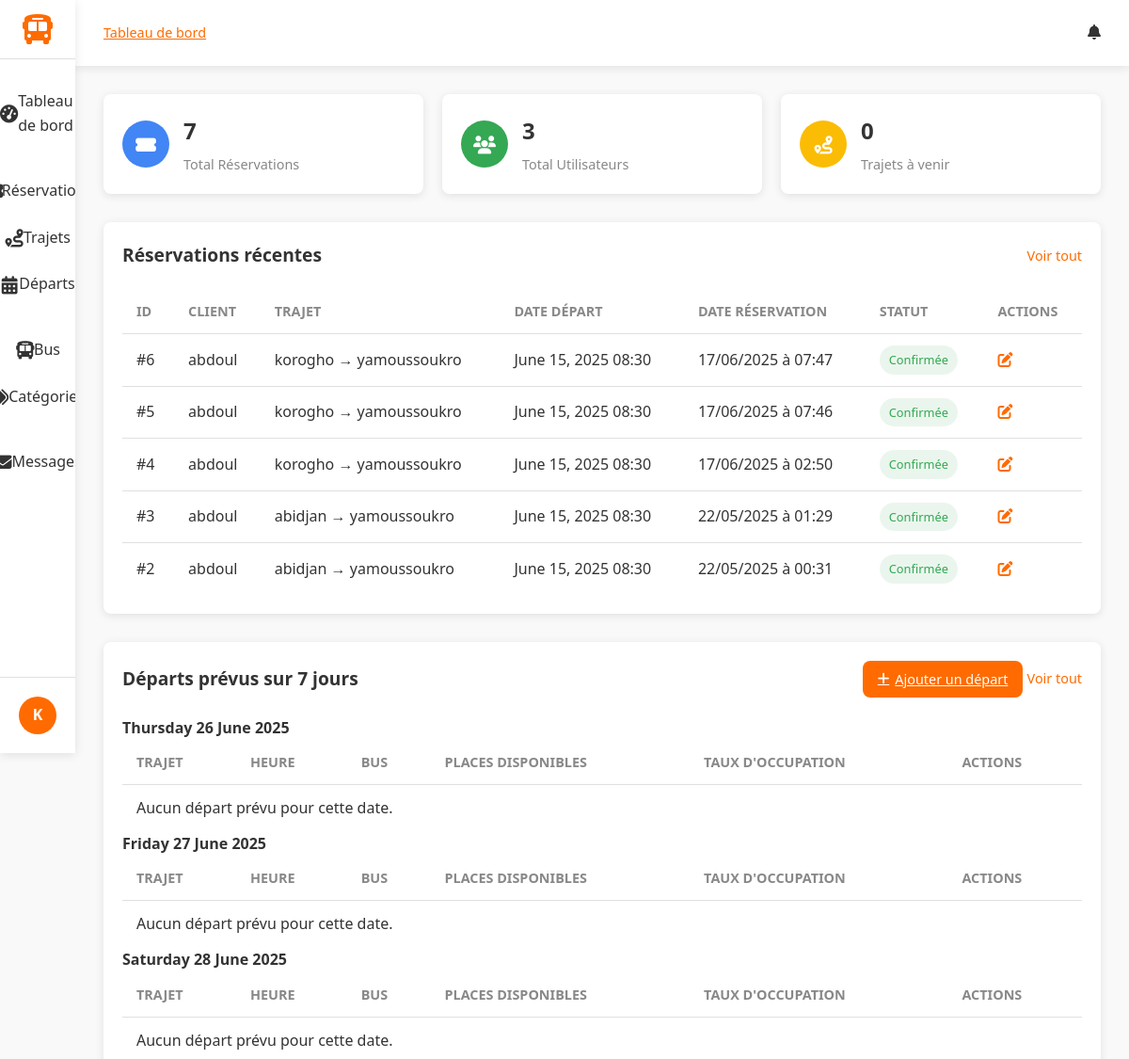
The page /dashboard/ (signed in, upper part) on the database as committed earlier.
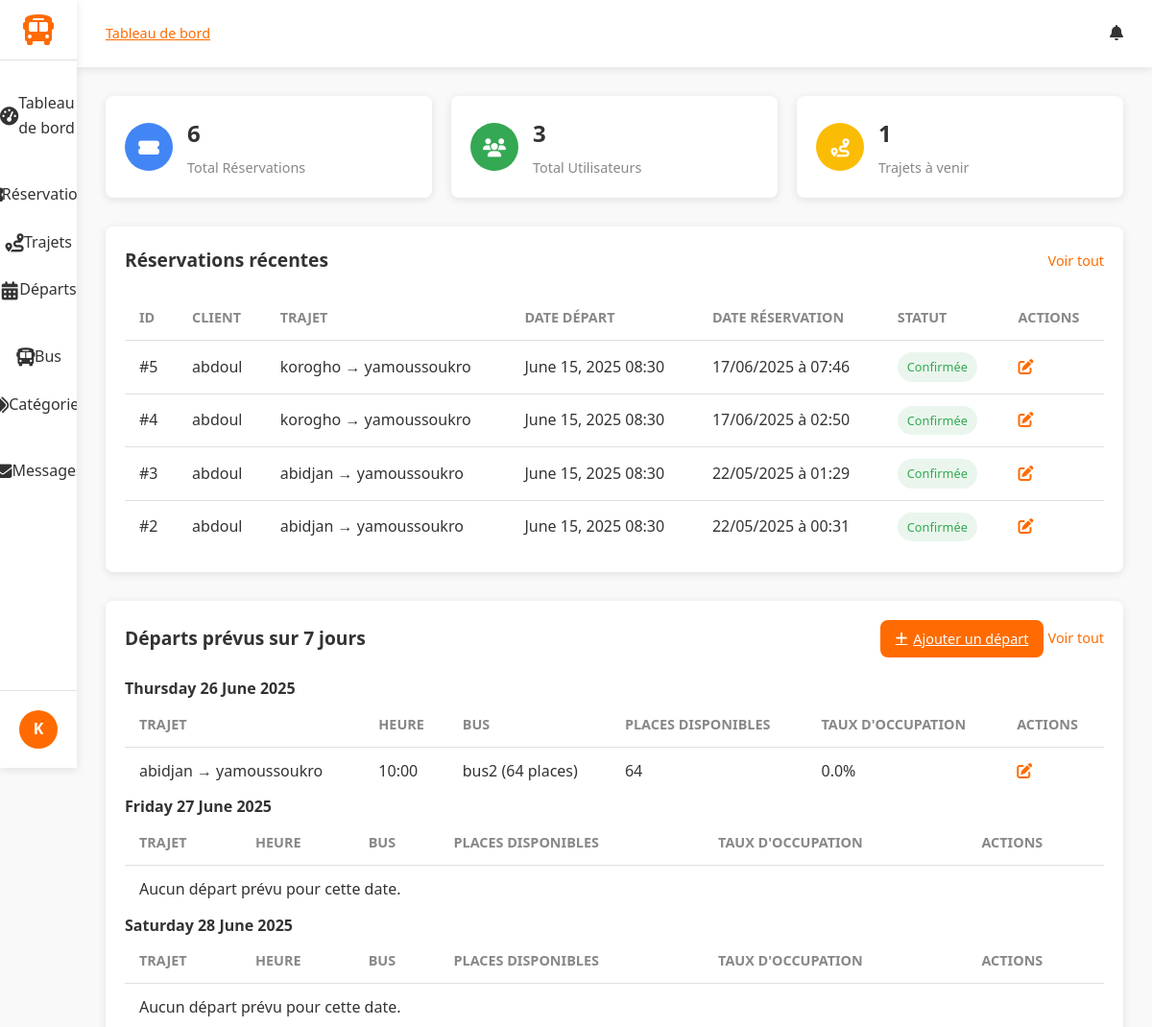
The same page on the database as committed later.
### reservations/models.py (models this page shows, shortened)
class Reservation(models.Model):
    STATUS_CHOICES = [
        ('P', 'En attente'),
        ('C', 'Confirmée'),
        ('X', 'Annulée'),
    ]
    user = models.ForeignKey(settings.AUTH_USER_MODEL, on_delete=models.CASCADE)
    departure = models.ForeignKey(Departure, on_delete=models.CASCADE)
    status = models.CharField(max_length=1, choices=STATUS_CHOICES, default='P')
    booked_at = models.DateTimeField(auto_now_add=True)

### accounts/models.py (models this page shows, shortened)
class CustomUser(AbstractUser):
    """
    Modèle utilisateur personnalisé. Hérite de AbstractUser (nom d'utilisateur, email, etc.).
    Nous pourrions ajouter des champs ici (par ex. is_client), mais utilisons la version minimale.
    """

### trips/models.py (models this page shows, shortened)
class Departure(models.Model):
    trip = models.ForeignKey(Trip, on_delete=models.CASCADE)
    bus = models.ForeignKey(Bus, on_delete=models.CASCADE)
    date = models.DateField()
    time = models.TimeField()
    is_active = models.BooleanField(default=True)
    class Meta:
        ordering = ['date', 'time']  # Tri par défaut par date puis heure

class Trip(models.Model):
    origin = models.CharField(max_length=100)       # Ville de départ
    destination = models.CharField(max_length=100)  # Ville d'arrivée
    category = models.ForeignKey(Category, on_delete=models.CASCADE)
    description = models.TextField(blank=True)
    price = models.DecimalField(max_digits=10, decimal_places=2, default=0)  # Prix du trajet

class Bus(models.Model):
    name = models.CharField(max_length=100)
    capacity = models.PositiveIntegerField()

### gareci_admin/views.py (the view)
# urls.py: path('', DashboardView.as_view(), name='index'),  # Page d'accueil du dashboard (tableau de bord complet)
class DashboardView(StaffRequiredMixin, TemplateView):
    template_name = 'dashboard/dashboard.html'
    def get_context_data(self, **kwargs):
        context = super().get_context_data(**kwargs)
        today = timezone.now().date()
        CustomUser = get_user_model()
        context['empty'] = []  # Liste vide pour le filtre default_if_none
        context['total_reservations'] = Reservation.objects.count()
        context['total_users'] = CustomUser.objects.count()
        end_date = today + timedelta(days=7)
        upcoming_departures = Departure.objects.select_related(
            'trip', 'bus'
        ).prefetch_related(
            'reservation_set'
        ).filter(
            date__gte=today,
            date__lte=end_date,
        ).order_by('date', 'time')
        departures_by_date = {}
        for departure in upcoming_departures:
            date_str = departure.date.strftime('%Y-%m-%d')
            if date_str not in departures_by_date:
                departures_by_date[date_str] = []
            reservations_count = departure.reservation_set.all().filter(
                status__in=['P', 'C']
            ).count()
            bus_capacity = departure.bus.capacity
            available_seats = max(0, bus_capacity - reservations_count)
            occupancy_rate = (reservations_count / bus_capacity * 100) if bus_capacity > 0 else 0
            departure_info = {
                'departure': departure,
                'reservations_count': reservations_count,
                'available_seats': available_seats,
                'occupancy_rate': min(100, occupancy_rate)  # Plafonner à 100%
            }
            departures_by_date[date_str].append(departure_info)
        context['departures_by_date'] = departures_by_date
        context['upcoming_trips'] = upcoming_departures.count()
        context['date_range'] = [today + timedelta(days=x) for x in range(8)]
        recent_reservations = Reservation.objects.select_related(
            'user',
            'departure__trip',
            'departure__bus'
        ).filter(
            status__in=['P', 'C']  # Uniquement les réservations actives
        ).order_by('-booked_at')[:10]
        context['recent_reservations'] = recent_reservations
        recent_messages = ContactMessage.objects.filter(
            replied_at__isnull=True
        ).order_by('-submitted_at')[:5]
        context['recent_messages'] = recent_messages
        return context

### gareci_admin/templatetags/dashboard_extras.py (called while the page is built)
@register.filter(name='get')
def get_item(dictionary, key):
    return dictionary.get(key, [])

### gareci_admin/utils.py (called while the page is built)
    def test_func(self):
        return self.request.user.is_staff

### gareci_admin/templates/dashboard/dashboard.html (shortened to what the changed rows need)
{% extends 'dashboard/dashboard_base.html' %}
{% load dashboard_extras %}
{% block content %}
    <div class="stats-section">
        <div class="stat-card">
            <div class="stat-info">
                <h3>{{ total_reservations }}</h3>
                <p>Total Réservations</p>
            </div>
        </div>
        <div class="stat-card">
            <div class="stat-info">
                <h3>{{ upcoming_trips }}</h3>
                <p>Trajets à venir</p>
            </div>
        </div>
    </div>
    <section class="table-section">
        <div class="table-responsive">
            <table class="data-table">
                <thead>
                    <tr>
                        <th>ID</th>
                        <th>Client</th>
                        <th>Trajet</th>
                        <th>Date départ</th>
                        <th>Date réservation</th>
                        <th>Statut</th>
                        <th>Actions</th>
                    </tr>
                </thead>
                <tbody>
                    {% for reservation in recent_reservations %}
                    <tr>
                        <td>#{{ reservation.id }}</td>
                        <td>{{ reservation.user.username }}</td>
                        <td>{{ reservation.departure.trip.origin }} → {{ reservation.departure.trip.destination }}</td>
                        <td>{{ reservation.departure.date }} {{ reservation.departure.time|time:'H:i' }}</td>
                        <td>{{ reservation.booked_at|date:'d/m/Y' }} à {{ reservation.booked_at|time:'H:i' }}</td>
                        <td>
                            <span class="status-badge
                                {% if reservation.status == 'P' %}pending
                                {% elif reservation.status == 'C' %}confirmed
                                {% elif reservation.status == 'X' %}canceled
                                {% endif %}">
                                {% if reservation.status == 'P' %}En attente
                                {% elif reservation.status == 'C' %}Confirmée
                                {% elif reservation.status == 'X' %}Annulée
                                {% endif %}
                            </span>
                        </td>
                        <td>
                            <a href="{% url 'dashboard:reservation_edit' reservation.id %}" class="action-btn edit"><i class="fas fa-edit"></i></a>
                        </td>
                    </tr>
                    {% empty %}
                    <tr>
                        <td colspan="7">Aucune réservation récente.</td>
                    </tr>
                    {% endfor %}
                </tbody>
            </table>
        </div>
    </section>
    <section class="table-section">
        {% for date in date_range %}
            <div class="date-group">
                <h4>{{ date|date:"l d F Y" }}</h4>
                <div class="table-responsive">
                    <table class="data-table">
                        <thead>
                            <tr>
                                <th>Trajet</th>
                                <th>Heure</th>
                                <th>Bus</th>
                                <th>Places disponibles</th>
                                <th>Taux d'occupation</th>
                                <th>Actions</th>
                            </tr>
                        </thead>
                        <tbody>
                            {% with date_str=date|date:"Y-m-d" %}
                            {% with departures=departures_by_date|get:date_str %}
                            {% for departure_info in departures|default_if_none:empty %}
                            <tr class="{% if departure_info.available_seats <= 5 %}warning{% endif %}">
                                <td>{{ departure_info.departure.trip.origin }} → {{ departure_info.departure.trip.destination }}</td>
                                <td>{{ departure_info.departure.time|time:"H:i" }}</td>
                                <td>{{ departure_info.departure.bus.name }} ({{ departure_info.departure.bus.capacity }} places)</td>
                                <td>{{ departure_info.available_seats }}</td>
                                <td>{{ departure_info.occupancy_rate|floatformat:1 }}%</td>
                                <td>
                                    <a href="{% url 'dashboard:departure_edit' departure_info.departure.id %}" class="action-btn edit"><i class="fas fa-edit"></i></a>
                                </td>
                            </tr>
                            {% empty %}
                            <tr>
                                <td colspan="6">Aucun départ prévu pour cette date.</td>
                            </tr>
                            {% endfor %}
                            {% endwith %}{% endwith %}
                        </tbody>
                    </table>
                </div>
            </div>
        {% endfor %}
    </section>
{% endblock %}

Rows that differ between the two databases and show on the page:
no longer on this page (row edited): Reservation: id "6", user.username "abdoul", departure.trip.origin "korogho", departure.trip.destination "yamoussoukro", departure "June 15, 2025", departure.time "08:30", booked_at "17/06/2025", booked_at "07:47", status "Confirmée"
added Departure: departure.trip.origin "abidjan", departure.trip.destination "yamoussoukro", departure.time "10:00", departure.bus.name "bus2", departure.bus.capacity "64", available_seats "64", occupancy_rate "0.0"
Other text that changed with them:
{{ total_reservations }}: "7" → "6"
{{ upcoming_trips }}: "0" → "1"
list line gone: "Aucun départ prévu pour cette date."
